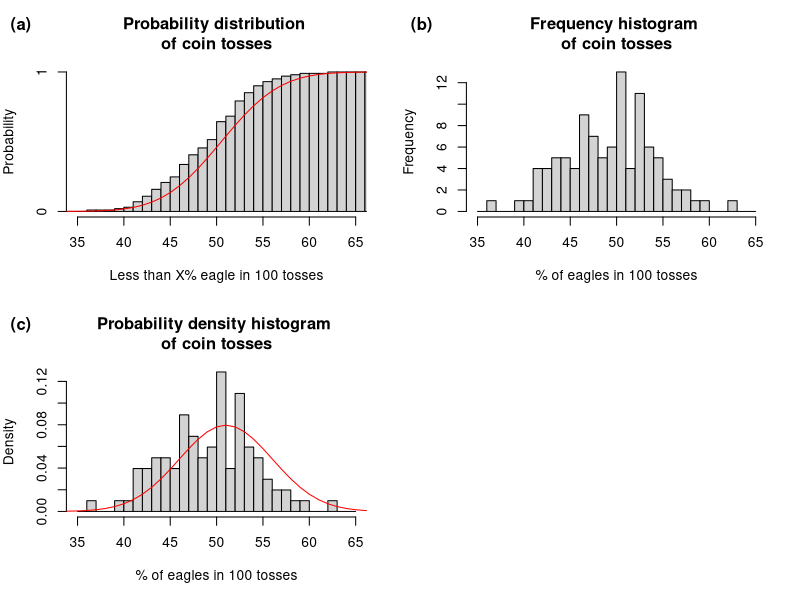
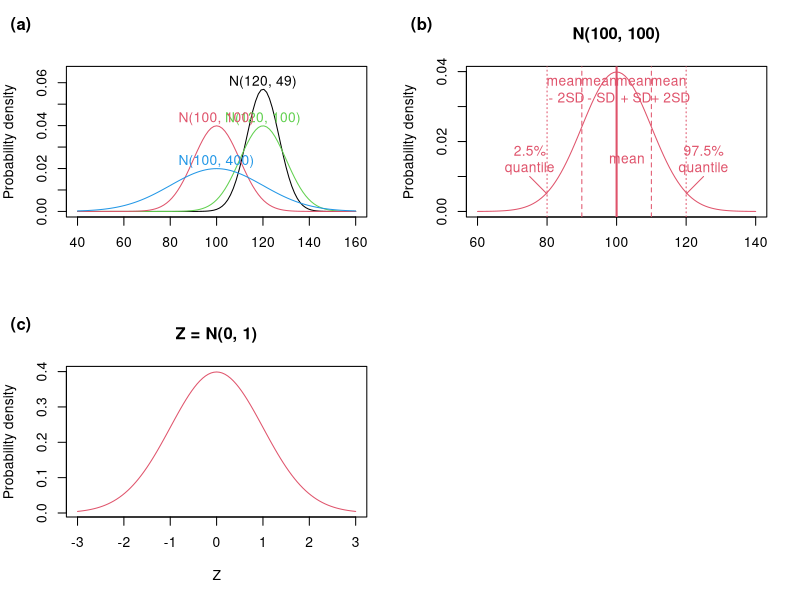

Write R code to recreate these figures, in order.
## ---- chunk 1
#| label: fig-probability
#| fig-cap: "Fig 3.1. Probability (a), frequency (b) and density (d) distribution of coin tosses (n = 100, size = 100, p = 0.5). Grey histograms represent sampling statistics (prob., freq., dens.). The red lines in (a) and (c) represent theoretical binomial probability distribution and density, respectively. (d) standard 10 crown coin of the Austrian-Hungarian Empire used for tossing. Depicted here to illustrate why we call the coin sides the Head and Eagle instead of Brno and Lion as on the current 10 CZK coin."

set.seed(42)

# First, we need a randomly generated sample from binomial distribution
# n    = number of trials when eagle comes up (out of 100)
# size = number of observations (each observation = 100 tosses)
# prob = probability of eagle coming up in each toss
coin.r <- rbinom(n = 0:100, size = 100, prob = 0.5)

# Second, we need density function to plot theoretical probabilities on the plot
coin.d <- dbinom(0:100, size = 100, prob = 0.5)

# Third, we also need distribution function
coin.p <- pbinom(0:100, size = 100, prob = 0.5)

# This is needed for plotting cummulative histogram
h <- hist(coin.r, breaks = c(0:100), plot = F)
h$counts <- cumsum(h$counts)/sum(h$counts)

# Plots
par(mfrow = c(2,2), mar = c(5, 4, 4, 2))

plot(h,
     xlim =  range(35, 65),
     freq = T,
     main = 'Probability distribution \nof coin tosses',
     ylab = 'Probability',
     xlab = 'Less than X% eagle in 100 tosses')
lines(coin.p, col = 'red')
mtext("(a)", side = 3, adj = -0.2, line = 2, font = 2)

hist(coin.r, breaks = c(35:65),
     xlab = '% of eagles in 100 tosses',
     main = 'Frequency histogram \nof coin tosses')
mtext("(b)", side = 3, adj = -0.2, line = 2, font = 2)

hist(coin.r, breaks = c(35:65),
     freq = F,
     xlab = '% of eagles in 100 tosses',
     ylab = 'Density',
     main = 'Probability density histogram \nof coin tosses')
lines(coin.d, col = "red", lwd = 1)
mtext("(c)", side = 3, adj = -0.2, line = 2, font = 2)

par(mfrow = c(1,1))
## ---- chunk 2
#| label: fig-normal-dist
#| fig-cap: "Fig 3.2. Normal distribution properties: (a) varying parameters, (b) SD-unit intervals, and (c) the standard normal distribution."
#| fig-alt: "Three panels showing normal distribution curves with different means and variances, illustrating standard deviation intervals and the Z-distribution."

par(mfrow = c(2,2)) # Set grid

# (a)
curve(dnorm(x, mean = 120, sd = sqrt(49)), # Generate curve for Normal distribution with mean = 120 and sd = sqrt(49)
      from = 40, to = 160,                 # Set x axis range
      ylim = range(0, 0.065),              # set y axis range
      ylab = 'Probability density',        # y lab name
      xlab = '')                           # x lab without name
text(x = 120, y = 0.06, labels = 'N(120, 49)')                 # add annotation to the curve
curve(dnorm(x, mean = 120, sd = sqrt(100)), col = 3, add = T)  # similarly for different means and sds
text(x = 120, y = 0.043, labels = 'N(120, 100)', col = 3)
curve(dnorm(x, mean = 100, sd = sqrt(100)), col = 2, add = T)
text(x = 100, y = 0.043, labels = 'N(100, 100)', col = 2)
curve(dnorm(x, mean = 100, sd = sqrt(400)), col = 4, add = T)
text(x = 100, y = 0.023, labels = 'N(100, 400)', col = 4)
mtext("(a)", side = 3, adj = -0.2, line = 2, font = 2)         # label plot

# (b)
curve(dnorm(x, mean = 100, sd = sqrt(100)), # Generate curve for Normal distribution with mean 100 and sd 10 (sqrt(100))
      from = 60, to = 140,
      col = 2,
      main = 'N(100, 100)',
      ylab = 'Probability density',
      xlab = '')
abline(v = 100, col = 2, lwd = 2)                    # add lines indicating quartiles
abline(v = c(100 - 10, 100 + 10), col = 2, lty = 2)
abline(v = c(100 - 20, 100 + 20), col = 2, lty = 3)
text(x = c(85, 95, 103, 105, 115),                   # annotate lines
     y = c(0.035, 0.035, 0.015, 0.035, 0.035),
     labels = c('mean\n - 2SD', 'mean\n - SD', 'mean', 'mean\n + SD', 'mean\n + 2SD'),
     col = 2)
text(x = 75, y = 0.015, labels = '2.5%\nquantile', col = 2)
text(x = 125, y = 0.015, labels = '97.5%\nquantile', col = 2)
arrows(75, 0.01, 80, 0.005, length = 0, col = 2)
arrows(125, 0.01, 120, 0.005, length = 0, col = 2)
mtext("(b)", side = 3, adj = -0.2, line = 2, font = 2) # label plot

# (c)
curve(dnorm(x, mean = 0, sd = 1),   # Generate curve for standardised Normal distribution (Z)
      from = -3, to = 3,
      col = 2, lwd = 1,
      main = 'Z = N(0, 1)',
      ylab = 'Probability density',
      xlab = 'Z')
mtext("(c)", side = 3, adj = -0.2, line = 2, font = 2) # label plot

par(mfrow = c(1,1)) # Set grid back to normal view
